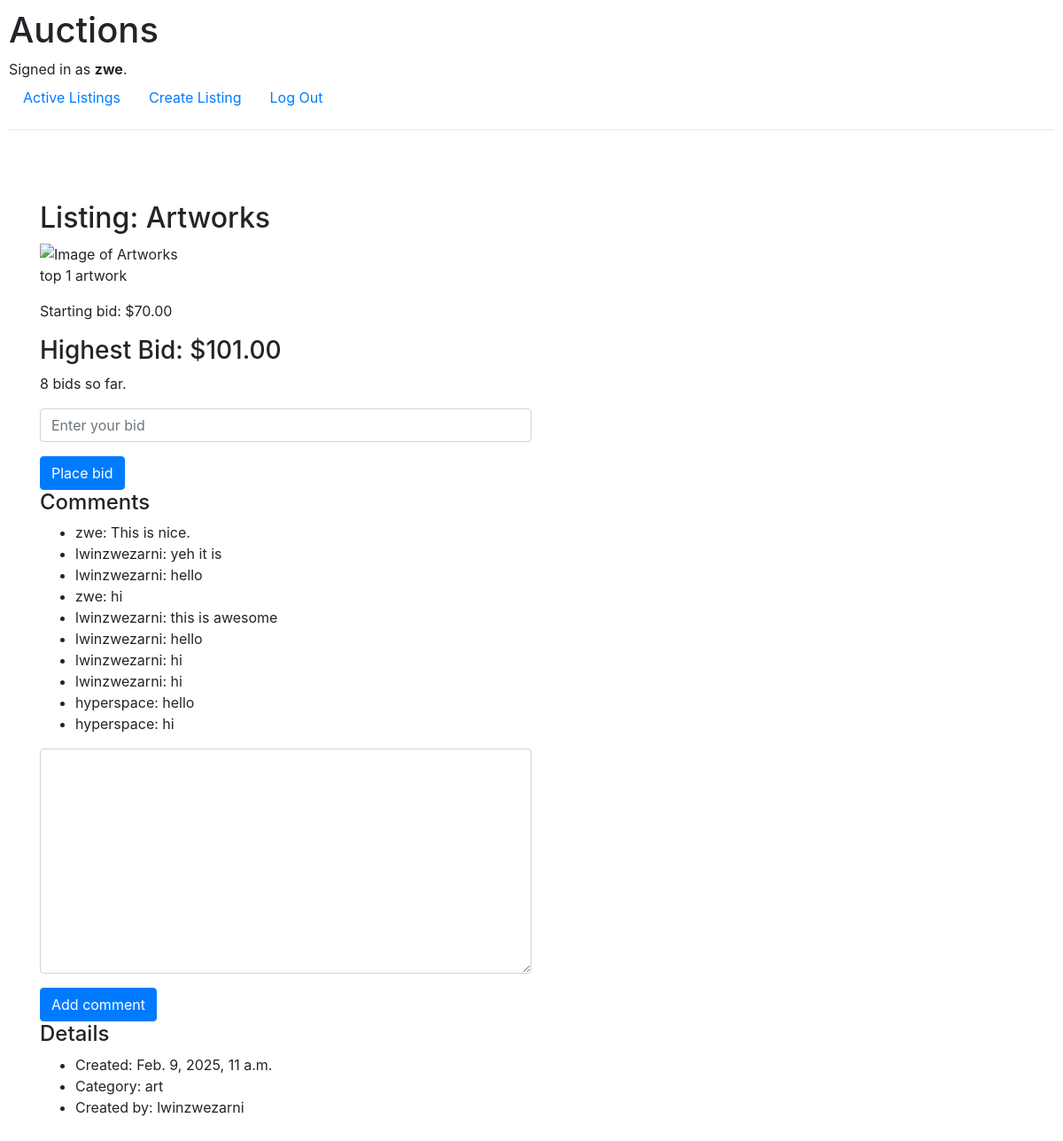
The app's page /listing/6 (signed in) with its own data.
### auctions/models.py (models this page shows, shortened)
class User(AbstractUser):
    pass

class Listing(models.Model):
    title = models.CharField(max_length=64)
    description = models.TextField()
    starting_bid = models.DecimalField(max_digits=10, decimal_places=2)
    image_url = models.URLField(blank=True)
    category = models.CharField(max_length=64, blank=True)
    user = models.ForeignKey(User, on_delete=models.CASCADE, related_name="listings")
    created = models.DateTimeField(auto_now_add=True)
    active = models.BooleanField(default=True)

class Bid(models.Model):
    listing = models.ForeignKey(Listing, on_delete=models.CASCADE, related_name="bids")
    user = models.ForeignKey(User, on_delete=models.CASCADE, related_name="bids")
    bid = models.DecimalField(max_digits=10, decimal_places=2)

class Comment(models.Model):
    listing = models.ForeignKey(Listing, on_delete=models.CASCADE, related_name="comments")
    user = models.ForeignKey(User, on_delete=models.CASCADE, related_name="comments")
    comment = models.TextField()
    created = models.DateTimeField(auto_now_add=True)

### auctions/views.py (the view)
# urls.py: path("listing/<int:listing_id>", views.listing, name="listing"),
def listing(request, listing_id):
    listing = Listing.objects.get(pk=listing_id)
    bids = Bid.objects.filter(listing=listing)
    current_bid = bids.order_by("-bid").first()
    starting_bid = listing.starting_bid
    highest_bid = current_bid.bid if current_bid else starting_bid
    return render(request, "auctions/listing.html", {
        "listing": Listing.objects.get(pk=listing_id),
        "bid_form": NewBidForm(),
        "bid_num": bids.count(),
        "highest_bid": highest_bid,
        "comment_form": NewCommentForm(),
        "comments": Comment.objects.filter(listing=listing)
    })

### auctions/views.py
class NewBidForm(forms.Form):
    bid = forms.DecimalField(label="Bid", widget=forms.NumberInput(attrs={'placeholder': 'Enter your bid', 'class': 'form-control'}))

class NewCommentForm(forms.ModelForm):
    class Meta:
        model = Comment
        fields = ['comment']
        widgets = {
            'comment': forms.Textarea(attrs={'class': 'form-control'})
        }

### auctions/templates/auctions/listing.html (shortened to what this page needs)
{% extends "auctions/layout.html"%}
{% block body %}
<div class="container">
    <h2>Listing: {{ listing.title }}</h2>
<img src="{{ listing.image_url }}" alt="Image of {{ listing.title }}">
<p>{{ listing.description }}</p>
<p>Starting bid: ${{ listing.starting_bid }}</p>
<h3>Highest Bid: ${{ highest_bid }}</h2>
<p>{{bid_num}} bids so far.</p>
<form action="{% url 'bid' listing.id %}" method="post">
    <div class="form-group">
        {{ bid_form.bid }}
    </div>
    <button type="submit" class="btn btn-primary">Place bid</button>
</form>
<div>
    <h4>Comments</h4>
    <ul>
        {% for comment in comments %}
            <li>{{ comment.user }}: {{ comment.comment }}</li>
        {% endfor %}
    </ul>
    <form action="{% url 'comment' listing.id %}" method="post">
        <div class="form-group">
            {{ comment_form.comment }}
        </div>
        <button type="submit" class="btn btn-primary">Add comment</button>
    </form>
</div>
<h4>Details</h4>
 <ul>
        <li>Created: {{ listing.created }}</li>
        <li>Category: {{ listing.category }}</li>
        <li>Created by: {{ listing.user }}</li>
 </ul>
</div>
{% endblock %}

### auctions/templates/auctions/layout.html (shortened to what this page needs)
{% load static %}
<!DOCTYPE html>
<html lang="en">
    <head>
        <link rel="stylesheet" href="https://stackpath.bootstrapcdn.com/bootstrap/4.4.1/css/bootstrap.min.css">
        <link href="{% static 'auctions/styles.css' %}" rel="stylesheet">
    </head>
    <body>
        <h1>Auctions</h1>
        <div>
            {% if user.is_authenticated %}
                Signed in as <strong>{{ user.username }}</strong>.
            {% else %}
                Not signed in.
            {% endif %}
        </div>
        <ul class="nav">
            <li class="nav-item">
                <a class="nav-link" href="{% url 'index' %}">Active Listings</a>
            </li>
            {% if user.is_authenticated %}
                <li class="nav-item">
                    <a class="nav-link" href="{% url 'create' %}">Create Listing</a>
                </li>
                <li class="nav-item">
                    <a class="nav-link" href="{% url 'logout' %}">Log Out</a>
                </li>
            {% endif %}
        </ul>
        <hr>
        {% block body %}
        {% endblock %}
    </body>
</html>

### auctions/static/auctions/styles.css (style rules this page uses)
body { padding: 10px; }
.form-control { width: 50%; }
.container { margin-top: 5em; justify-content: center; }

### records on screen
User: username "zwe"
Listing: title "Artworks", description "top 1 artwork", starting_bid "70.00", created "Feb. 9, 2025, 11 a.m.", category "art", user "lwinzwezarni"
Bid: bid "101.00"
Comment: user "zwe", comment "This is nice."
Comment: user "lwinzwezarni", comment "yeh it is"
Comment: user "lwinzwezarni", comment "hello"
Comment: user "zwe", comment "hi"
Comment: user "lwinzwezarni", comment "this is awesome"
Comment: user "lwinzwezarni", comment "hello"
Comment: user "lwinzwezarni", comment "hi"
Comment: user "lwinzwezarni", comment "hi"
Comment: user "hyperspace", comment "hello"
Comment: user "hyperspace", comment "hi"

### other values on screen
{{ bid_num }} "8"
